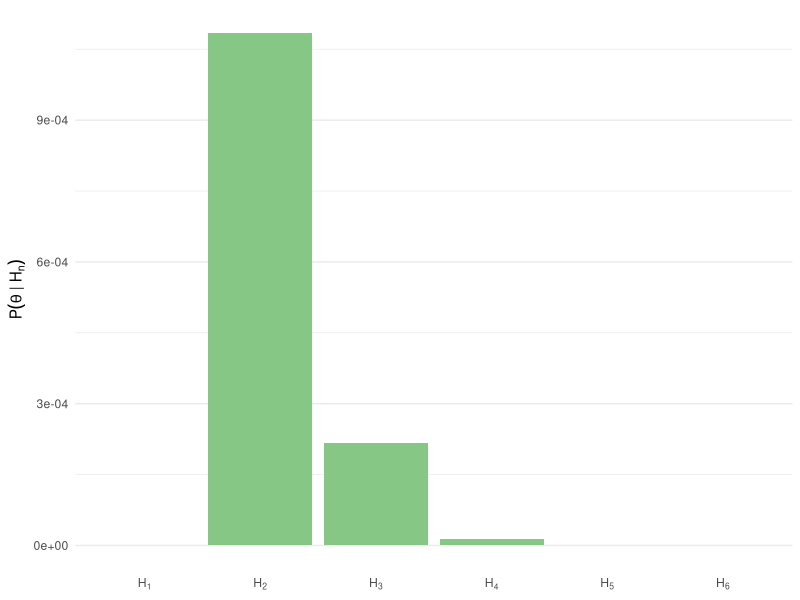

Reproduce this figure in R.
## ---- chunk 1
#| echo: false

tibble::tribble(
    ~"Notacja", ~"Wyjaśnienie",
    "$P(A)$", "Prawdopodobieństwo A",
    "$P(A \\cap B)$", "Prawdopodobieństwo A i jednocześnie B",
    "$P(\\text{grypa} \\cap \\text{szczepionka})$", "Prawdopodobieństwo, że ktoś i ma grypę, i się szczepił (odsetek takich osób w całej populacji)",
    "$P(A \\mid B)$", "Prawdopodobieństwo A jeśli B (albo wśród spełniających warunek B)",
    "$P(\\text{grypa} \\mid \\text{szczepionka})$", "Prawdopodobieństwo grypy jeśli się ktoś zaszczepił (odsetek zachorowań tylko wśród szczepionych)",
    "$P(\\lnot A)$", "Prawdopodobieństwo, że nie A (czyli $1 - P(A)$)",
    "$P(\\lnot \\text{grypa})$", "Prawdopodobieństwo, że ktoś nie ma grypy (jest zdrowy, łączny odsetek zdrowych w populacji)",
    "$O(A)$", "Szansa na A, czyli na ile A jest bardziej prawdopodobne od alternatyw ($\\frac{P(A)}{P(\\lnot A)}$)"
) |>
    knitr::kable()
## ---- chunk 2
#| echo: false

tibble::tribble(
    ~"BF", ~"Interpretacja",
    "< 1", "Odwróć ułamek i sprawdź jeszcze raz",
    "1", "Brak dowodów, posterior wygląda jak prior",
    "1-3", "Dowody słabe, anegdotyczne",
    "3-10", "Dowody umiarkowane",
    "10-30", "Dowody silne",
    "30-100", "Dowody bardzo silne",
    "> 100", "Dowody ekstremalnie silne"
) |>
    knitr::kable()
## ---- chunk 3
#| code-fold: false

posterior_from_bf <- function(prior, bf) {
    bf * prior / (bf * prior + 1 - prior)
}

posterior_from_bf(0.3, 3.3)
## ---- chunk 4
#| code-fold: true
#| title: "Kod w R symulujący rzut kośćmi"

set.seed(42 * 2137)
my_number <- 2

throws <- sample(1:6, 10, replace = TRUE) # 4 6 6 2 5 6 4 4 5 1
throws_recoded <- dplyr::case_when(
    throws < my_number ~ "M",
    throws == my_number ~ "R",
    throws > my_number ~ "W"
)
## ---- chunk 5
#| code-fold: true
#| warning: false

library(dplyr)
library(gmp) # do ułamków zwykłych

tc <- table(throws_recoded)

H_compare <- tibble(assumed_number = 1:6) %>%
    mutate(
        P_M = paste0(assumed_number - 1, "/", 6),
        P_R = "1/6",
        P_W = paste0(6 - assumed_number, "/", 6),
        calc = glue::glue(
            "(\\frac{<numerator(P_M)>}{6})^{<tc['M']>} \\times (\\frac{<numerator(P_R)>}{6})^{<tc['R']>} \\times (\\frac{<numerator(P_W)>}{6})^{<tc['W']>}",
            .open = "<",
            .close = ">"
        )
    ) %>%
    rowwise() %>%
    mutate(
        P_theta = as.numeric(
            as.bigq(P_M)^tc["M"] * as.bigq(P_R)^tc["R"] * as.bigq(P_W)^tc["W"]
        )
    ) %>%
    ungroup()

H_compare_for_kable <- H_compare %>%
    mutate(
        assumed_number = paste0("H_", assumed_number),
        across(P_M:P_W, \(x) {
            paste0("\\frac{", x, "}") |> stringr::str_replace("/", "}{")
        }),
        across(assumed_number:calc, \(x) paste0("$", x, "$"))
    ) %>%
    tibble::column_to_rownames("assumed_number")

knitr::kable(
    H_compare_for_kable,
    col.names = c(
        "$P(M \\mid H_n)$",
        "$P(R \\mid H_n)$",
        "$P(W \\mid H_n)$",
        "Obliczenia",
        "$P(\\theta \\mid H_n)$"
    ),
    align = "ccccr"
)
## ---- chunk 6
#| code-fold: true
#| warning: false
#| fig-align: center

library(ggplot2)

H_compare %>%
    mutate(H = paste0("H[", assumed_number, "]")) %>%
    ggplot(aes(H, P_theta)) +
    geom_col(fill = "#87C785FF") +
    labs(x = NULL, y = expression(P(theta ~ "|" ~ H[n]))) +
    scale_x_discrete(labels = scales::label_parse()) +
    theme_minimal() +
    theme(panel.grid.major.x = element_blank())
## ---- chunk 7
#| code-fold: true
H_compare_for_kable %>%
    select(P_theta) %>%
    mutate(
        P_H = P_theta / sum(P_theta),
        P_H = paste0(
            "$",
            format(P_theta / sum(P_theta) * 100, digits = 2),
            "\\%$"
        ),
        P_H = stringr::str_remove_all(P_H, " ")
    ) %>%
    knitr::kable(
        col.names = c("$P(\\theta \\mid H_n)$", "$P(H_n \\mid \\theta)$"),
        align = "rr"
    )
## ---- chunk 8
#| code-fold: true
set.seed(42)
my_number_e3 <- 4

throws_e3 <- sample(1:5, 6, replace = TRUE) # 1 5 1 1 2 4
throws_recoded_e3 <- dplyr::case_when(
    throws_e3 < my_number_e3 ~ "M",
    throws_e3 == my_number_e3 ~ "R",
    throws_e3 > my_number_e3 ~ "W"
)

tc_e3 <- table(throws_recoded_e3)

tibble(assumed_number = 1:5) %>%
    mutate(
        P_M = paste0(assumed_number - 1, "/", 5),
        P_R = "1/5",
        P_W = paste0(5 - assumed_number, "/", 5),
        calc = glue::glue(
            "(\\frac{<numerator(P_M)>}{5})^{<tc_e3['M']>} \\times (\\frac{<numerator(P_R)>}{5})^{<tc_e3['R']>} \\times (\\frac{<numerator(P_W)>}{5})^{<tc_e3['W']>}",
            .open = "<",
            .close = ">"
        )
    ) %>%
    rowwise() %>%
    mutate(
        P_theta = as.numeric(
            as.bigq(P_M)^tc_e3["M"] *
                as.bigq(P_R)^tc_e3["R"] *
                as.bigq(P_W)^tc_e3["W"]
        )
    ) %>%
    ungroup() %>%
    mutate(
        assumed_number = paste0("H_", assumed_number),
        across(P_M:P_W, \(x) {
            paste0("\\frac{", x, "}") |> stringr::str_replace("/", "}{")
        }),
        across(assumed_number:calc, \(x) paste0("$", x, "$"))
    ) %>%
    tibble::column_to_rownames("assumed_number") %>%
    mutate(
        P_H = P_theta / sum(P_theta),
        P_H = paste0(
            "$",
            format(P_theta / sum(P_theta) * 100, digits = 2),
            "\\%$"
        ),
        P_H = stringr::str_remove_all(P_H, " ")
    ) %>%
    knitr::kable(
        col.names = c(
            "$P(M \\mid H_n)$",
            "$P(R \\mid H_n)$",
            "$P(W \\mid H_n)$",
            "Obliczenia",
            "$P(\\theta \\mid H_n)$",
            "$P(H_n \\mid \\theta)$"
        ),
        align = "ccccrr"
    )
